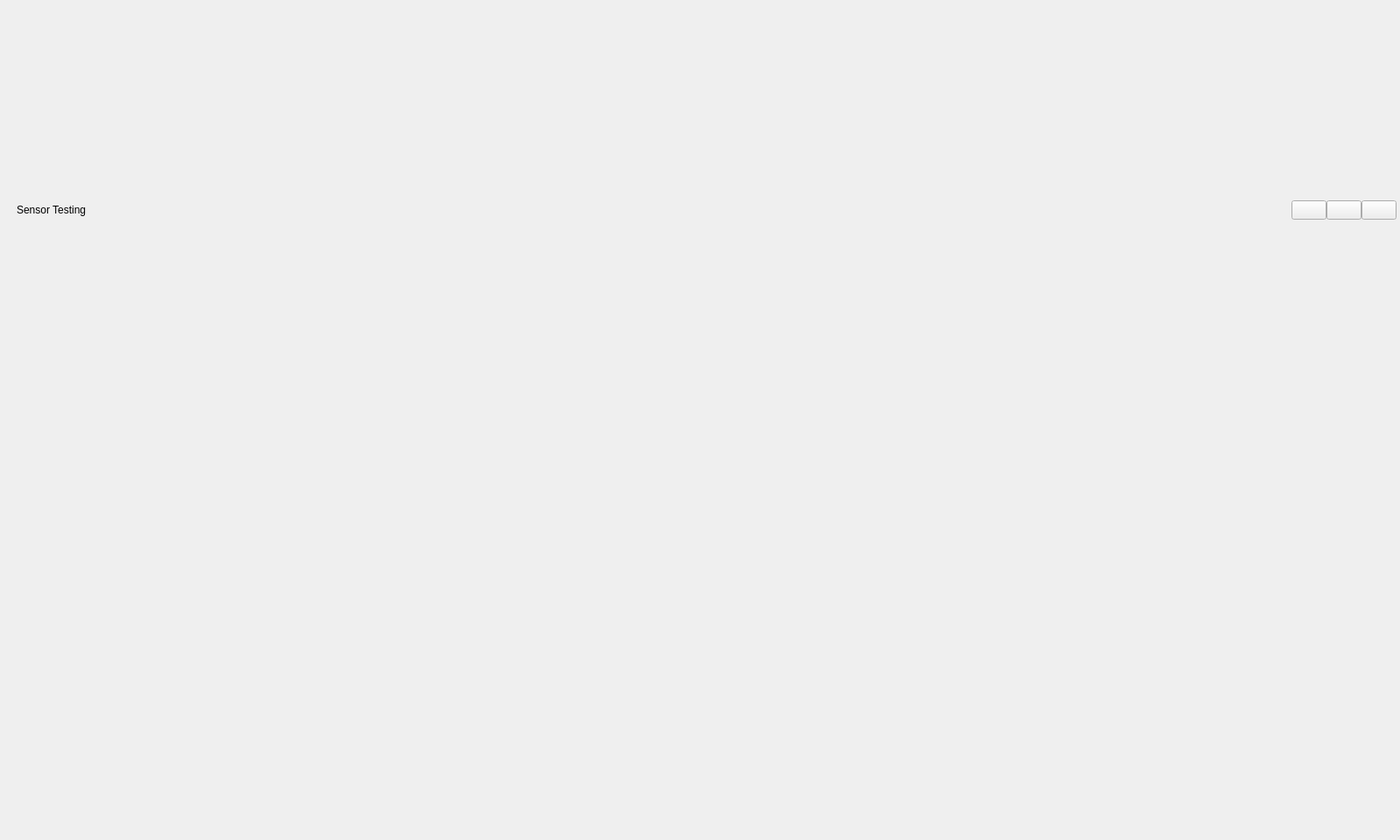
<?xml version="1.0" encoding="UTF-8"?>
<ui version="4.0">
 <class>MainWindow</class>
 <widget class="QMainWindow" name="MainWindow">
  <property name="geometry">
   <rect><x>0</x><y>0</y><width>1600</width><height>960</height></rect>
  </property>
  <property name="windowTitle"><string>Sensor Testing</string></property>
  <widget class="QWidget" name="centralwidget">
   <layout class="QVBoxLayout" name="root_layout">
    <property name="spacing"><number>0</number></property>
    <property name="leftMargin"><number>0</number></property>
    <property name="topMargin"><number>0</number></property>
    <property name="rightMargin"><number>0</number></property>
    <property name="bottomMargin"><number>0</number></property>
    <item>
     <widget class="QWidget" name="wt_titlebar">
      <property name="maximumHeight"><number>40</number></property>
      <property name="minimumHeight"><number>40</number></property>
      <layout class="QHBoxLayout" name="titlebar_layout">
       <property name="spacing"><number>0</number></property>
       <property name="leftMargin"><number>12</number></property>
       <property name="topMargin"><number>0</number></property>
       <property name="rightMargin"><number>4</number></property>
       <property name="bottomMargin"><number>0</number></property>
       <item>
        <widget class="QLabel" name="app_icon">
         <property name="maximumWidth"><number>24</number></property>
         <property name="minimumWidth"><number>24</number></property>
         <property name="text"><string/></property>
        </widget>
       </item>
       <item>
        <widget class="QLabel" name="lbl_app_title">
         <property name="text"><string>Sensor Testing</string></property>
        </widget>
       </item>
       <item>
        <spacer>
         <property name="orientation"><enum>Qt::Horizontal</enum></property>
         <property name="sizeHint" stdset="0"><size><width>40</width><height>20</height></size></property>
        </spacer>
       </item>
       <item>
        <widget class="QPushButton" name="btn_minimize">
         <property name="text"><string/></property>
         <property name="minimumWidth"><number>32</number></property>
         <property name="maximumWidth"><number>32</number></property>
         <property name="minimumHeight"><number>32</number></property>
         <property name="maximumHeight"><number>32</number></property>
        </widget>
       </item>
       <item>
        <widget class="QPushButton" name="btn_maximize">
         <property name="text"><string/></property>
         <property name="minimumWidth"><number>32</number></property>
         <property name="maximumWidth"><number>32</number></property>
         <property name="minimumHeight"><number>32</number></property>
         <property name="maximumHeight"><number>32</number></property>
        </widget>
       </item>
       <item>
        <widget class="QPushButton" name="btn_close">
         <property name="text"><string/></property>
         <property name="minimumWidth"><number>32</number></property>
         <property name="maximumWidth"><number>32</number></property>
         <property name="minimumHeight"><number>32</number></property>
         <property name="maximumHeight"><number>32</number></property>
        </widget>
       </item>
      </layout>
     </widget>
    </item>
    <item>
     <widget class="QSplitter" name="splitter_main">
      <property name="orientation"><enum>Qt::Horizontal</enum></property>
      <property name="childrenCollapsible"><bool>false</bool></property>
     </widget>
    </item>
   </layout>
  </widget>
 </widget>
 <resources/>
 <connections/>
</ui>
